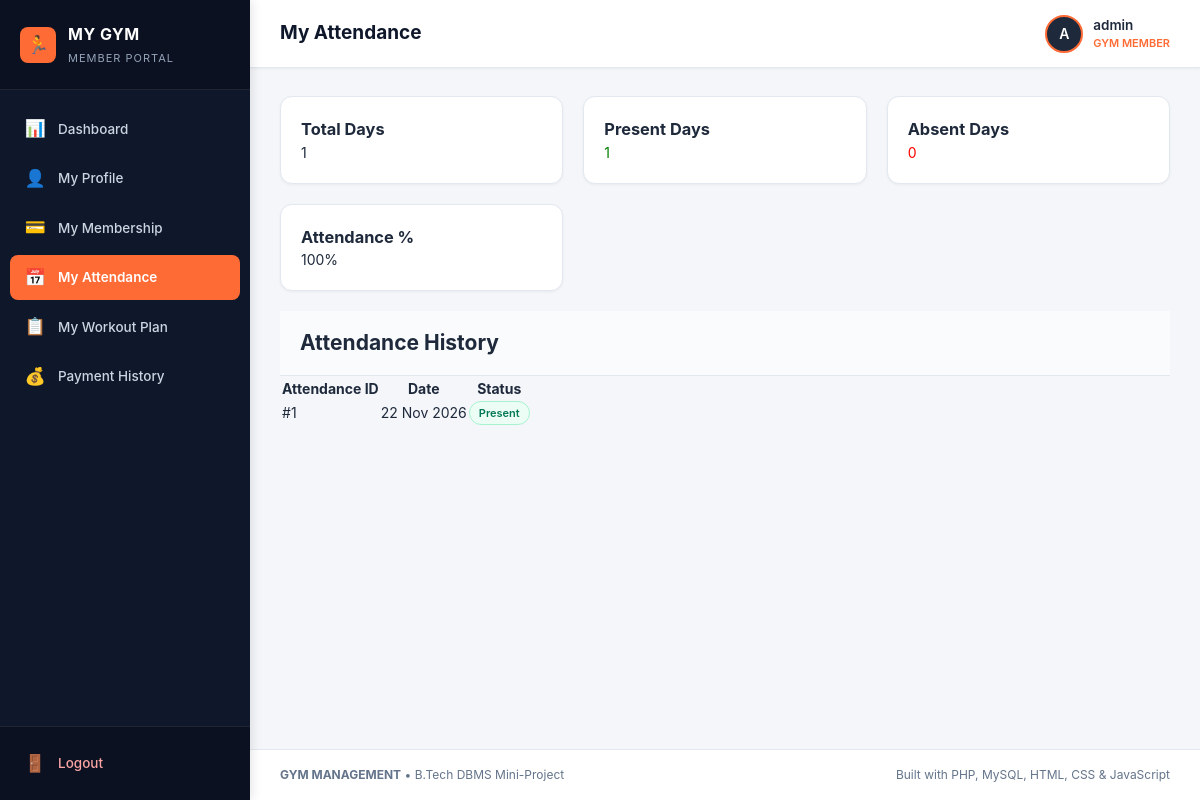
Page /user/attendance.php (signed in) on the committed database.
### tables this page shows
CREATE TABLE IF NOT EXISTS `Attendance` (
    `attendance_id` INT AUTO_INCREMENT PRIMARY KEY,
    `member_id` INT NOT NULL,
    `attendance_date` DATE NOT NULL,
    `status` ENUM('Present', 'Absent') NOT NULL,
    `created_at` TIMESTAMP DEFAULT CURRENT_TIMESTAMP,
    CONSTRAINT `fk_attendance_member` 
        FOREIGN KEY (`member_id`) REFERENCES `Member`(`member_id`) 
        ON DELETE CASCADE ON UPDATE CASCADE
);

### db.php (called while the page is built, shortened)
<?php
function format_date($date_str) {
    return date("d M Y", strtotime($date_str));
}
?>

### user/attendance.php (the view, shortened to what this page needs)
<?php
require_once __DIR__ . '/user_header.php';
$member_id = $_SESSION['member_id'];
$att_stmt = $conn->prepare("SELECT COUNT(*) AS total_days, SUM(CASE WHEN status='Present' THEN 1 ELSE 0 END) AS present_days, SUM(CASE WHEN status='Absent' THEN 1 ELSE 0 END) AS absent_days FROM Attendance WHERE member_id = ?");
$att_stmt->bind_param("i", $member_id);
$att_stmt->execute();
$attendance = $att_stmt->get_result()->fetch_assoc();
$total = $attendance['total_days'] ?? 0;
$present = $attendance['present_days'] ?? 0;
$absent = $attendance['absent_days'] ?? 0;
$percentage = $total > 0 ? round(($present / $total) * 100, 2) : 0;
$stmt = $conn->prepare("SELECT * FROM Attendance WHERE member_id = ? ORDER BY attendance_date DESC");
$stmt->bind_param("i", $member_id);
$stmt->execute();
$result = $stmt->get_result();
?>
<div class="stats-grid" style="margin-bottom: 20px;">
    <div class="stat-card">
        <div class="stat-info">
            <h3>Total Days</h3>
            <div class="stat-number"><?php echo (int)$total; ?></div>
        </div>
    </div>
    <div class="stat-card">
        <div class="stat-info">
            <h3>Present Days</h3>
            <div class="stat-number" style="color: green;"><?php echo (int)$present; ?></div>
        </div>
    </div>
    <div class="stat-card">
        <div class="stat-info">
            <h3>Absent Days</h3>
            <div class="stat-number" style="color: red;"><?php echo (int)$absent; ?></div>
        </div>
    </div>
    <div class="stat-card">
        <div class="stat-info">
            <h3>Attendance %</h3>
            <div class="stat-number"><?php echo $percentage; ?>%</div>
        </div>
    </div>
</div>
<div class="card">
    <div class="card-header">
        <h2>Attendance History</h2>
    </div>
    <div class="card-body">
        <table class="table">
            <thead>
                <tr>
                    <th>Attendance ID</th>
                    <th>Date</th>
                    <th>Status</th>
                </tr>
            </thead>
            <tbody>
                <?php while($row = $result->fetch_assoc()): ?>
                <tr>
                    <td>#<?php echo $row['attendance_id']; ?></td>
                    <td><?php echo format_date($row['attendance_date']); ?></td>
                    <td>
                        <span class="badge <?php echo $row['status'] == 'Present' ? 'badge-success' : 'badge-danger'; ?>">
                            <?php echo $row['status']; ?>
                        </span>
                    </td>
                </tr>
                <?php endwhile; ?>
            </tbody>
        </table>
    </div>
</div>
<?php require_once '../footer.php'; ?>

### css/style.css (style rules this page uses)
:root { --primary-navy: #0f172a; --navy-light: #1e293b; --navy-hover: #334155; --accent-orange: #ff6b35; --accent-orange-hover: #e85924; --accent-orange-light: #fff0eb; --bg-light: #f4f6f9; --card-bg: #ffffff; --text-primary: #1e293b; --text-secondary: #64748b; --text-muted: #94a3b8; --border-color: #e2e8f0; --sidebar-width: 250px; --header-height: 68px; --color-success: #10b981; --color-success-bg: #ecfdf5; --color-danger: #ef4444; --color-danger-bg: #fef2f2; --color-warning: #f59e0b; --color-warning-bg: #fffbeb; --color-info: #0284c7; --color-info-bg: #f0f9ff; --radius-sm: 4px; --radius-md: 8px; --radius-lg: 12px; --shadow-sm: 0 1px 3px rgba(0, 0, 0, 0.05); --shadow-md: 0 4px 6px -1px rgba(0, 0, 0, 0.06), 0 2px 4px -1px rgba(0, 0, 0, 0.04); }
* { margin: 0; padding: 0; box-sizing: border-box; font-family: -apple-system, BlinkMacSystemFont, "Segoe UI", Roboto, "Helvetica Neue", Arial, sans-serif; }
body { background-color: var(--bg-light); color: var(--text-primary); min-height: 100vh; font-size: 14px; line-height: 1.5; }
.stats-grid { display: grid; grid-template-columns: repeat(auto-fit, minmax(210px, 1fr)); gap: 20px; margin-bottom: 28px; }
.stat-card { background-color: var(--card-bg); border-radius: var(--radius-lg); padding: 20px; display: flex; align-items: center; justify-content: space-between; box-shadow: var(--shadow-sm); border: 1px solid var(--border-color); transition: transform 0.2s ease, box-shadow 0.2s ease; }
.card-header { padding: 16px 20px; border-bottom: 1px solid var(--border-color); display: flex; align-items: center; justify-content: space-between; background-color: #fafbfc; }
.card-body { padding: 0; }
.badge { display: inline-block; padding: 3px 9px; font-size: 11px; font-weight: 600; border-radius: 12px; text-transform: capitalize; }
.badge-success { background-color: var(--color-success-bg); color: #047857; border: 1px solid #a7f3d0; }

### rows in the picture
attendance: attendance_id "1", attendance_date "22 Nov 2026", status "Present"

### other values in the picture
$page_title "My Attendance"
substr($member_name, 0, 1) "A"
$member_name "admin"
$total "1"
$present "1"
$absent "0"
$percentage "100"
